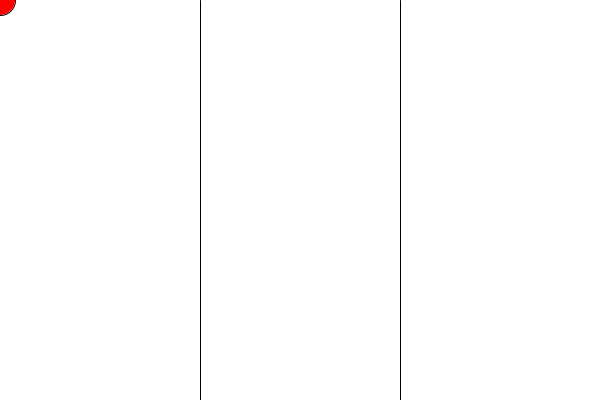
Frame 1 (no input)
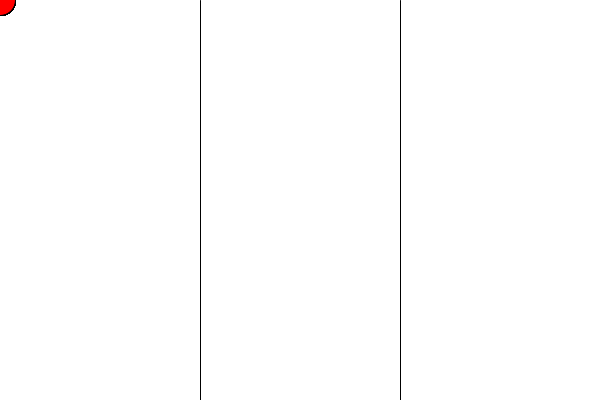
Frame 60 (the mouse pressed at the canvas centre just before this capture)
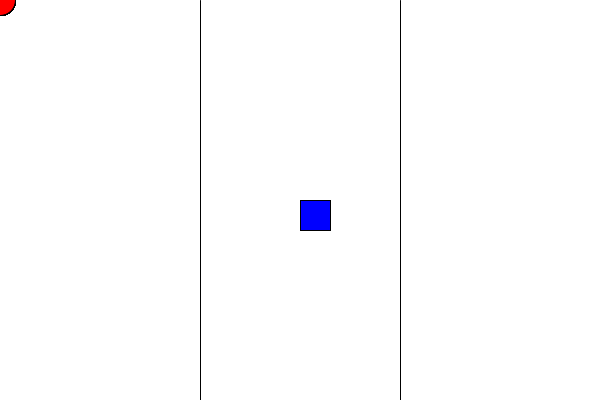
Frame 120 (the mouse held since frame 60 and released just before this capture)

The Processing sketch that drew these frames (run headless with seeded random() and noise(); from frame 60 on, the mouse is pressed at the canvas centre):

// Processing sketch: ifselse
// ── ifselse.pde
/*Según la zona de la pantalla donde se mueva el mouse dibujará una figura distinta*/
void setup() {
  size(600, 400);
  background(255);
  line(200, 0, 200, height);
  line(400, 0, 400, height);
}
void draw() {
  if (mouseX <= 200  ) { // si el mouseX es menor a 200
    fill(255, 0, 0);
    ellipse(mouseX, mouseY, 30, 30);
  } else if (mouseX >= 200 && mouseX <= 400 ) { // si es mayor que 200 Y menor que 400
    fill(0, 0, 255);
    rect(mouseX, mouseY, 30, 30);
  } else { // si no cumple ninguna de las anteriores
    line(mouseX, mouseY, pmouseX, pmouseY);
  }
}
